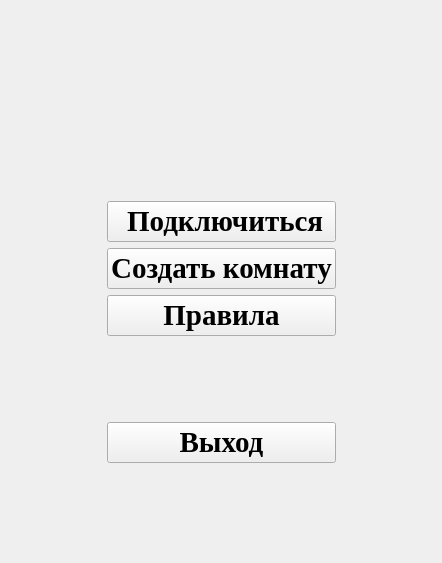
<?xml version="1.0" encoding="UTF-8"?>
<ui version="4.0">
 <class>MainWidget</class>
 <widget class="QWidget" name="MainWidget">
  <property name="geometry">
   <rect>
    <x>0</x>
    <y>0</y>
    <width>442</width>
    <height>563</height>
   </rect>
  </property>
  <property name="windowTitle">
   <string>Form</string>
  </property>
  <layout class="QGridLayout" name="gridLayout_2">
   <item row="0" column="0">
    <widget class="QWidget" name="widget" native="true">
     <property name="sizePolicy">
      <sizepolicy hsizetype="Preferred" vsizetype="Expanding">
       <horstretch>0</horstretch>
       <verstretch>0</verstretch>
      </sizepolicy>
     </property>
     <layout class="QGridLayout" name="gridLayout_3">
      <item row="0" column="0">
       <layout class="QGridLayout" name="gridLayout">
        <item row="3" column="2">
         <spacer name="horizontalSpacer_2">
          <property name="orientation">
           <enum>Qt::Horizontal</enum>
          </property>
          <property name="sizeHint" stdset="0">
           <size>
            <width>40</width>
            <height>20</height>
           </size>
          </property>
         </spacer>
        </item>
        <item row="3" column="1">
         <widget class="QPushButton" name="pushButton">
          <property name="enabled">
           <bool>true</bool>
          </property>
          <property name="font">
           <font>
            <family>Times New Roman</family>
            <pointsize>22</pointsize>
            <weight>75</weight>
            <bold>true</bold>
           </font>
          </property>
          <property name="text">
           <string>  Подключиться </string>
          </property>
         </widget>
        </item>
        <item row="1" column="1">
         <spacer name="verticalSpacer">
          <property name="orientation">
           <enum>Qt::Vertical</enum>
          </property>
          <property name="sizeHint" stdset="0">
           <size>
            <width>20</width>
            <height>40</height>
           </size>
          </property>
         </spacer>
        </item>
        <item row="0" column="1">
         <spacer name="horizontalSpacer_3">
          <property name="orientation">
           <enum>Qt::Horizontal</enum>
          </property>
          <property name="sizeHint" stdset="0">
           <size>
            <width>40</width>
            <height>20</height>
           </size>
          </property>
         </spacer>
        </item>
        <item row="2" column="1">
         <spacer name="verticalSpacer_3">
          <property name="orientation">
           <enum>Qt::Vertical</enum>
          </property>
          <property name="sizeHint" stdset="0">
           <size>
            <width>20</width>
            <height>40</height>
           </size>
          </property>
         </spacer>
        </item>
        <item row="6" column="1">
         <spacer name="verticalSpacer_4">
          <property name="orientation">
           <enum>Qt::Vertical</enum>
          </property>
          <property name="sizeHint" stdset="0">
           <size>
            <width>20</width>
            <height>40</height>
           </size>
          </property>
         </spacer>
        </item>
        <item row="4" column="1">
         <widget class="QPushButton" name="pushButton_2">
          <property name="font">
           <font>
            <family>Times New Roman</family>
            <pointsize>22</pointsize>
            <weight>75</weight>
            <bold>true</bold>
           </font>
          </property>
          <property name="text">
           <string>Создать комнату</string>
          </property>
         </widget>
        </item>
        <item row="3" column="0">
         <spacer name="horizontalSpacer">
          <property name="orientation">
           <enum>Qt::Horizontal</enum>
          </property>
          <property name="sizeHint" stdset="0">
           <size>
            <width>40</width>
            <height>20</height>
           </size>
          </property>
         </spacer>
        </item>
        <item row="7" column="1">
         <widget class="QPushButton" name="pushButton_4">
          <property name="font">
           <font>
            <family>Times New Roman</family>
            <pointsize>22</pointsize>
            <weight>75</weight>
            <bold>true</bold>
           </font>
          </property>
          <property name="text">
           <string>Выход</string>
          </property>
         </widget>
        </item>
        <item row="8" column="1">
         <spacer name="verticalSpacer_2">
          <property name="orientation">
           <enum>Qt::Vertical</enum>
          </property>
          <property name="sizeHint" stdset="0">
           <size>
            <width>20</width>
            <height>40</height>
           </size>
          </property>
         </spacer>
        </item>
        <item row="5" column="1">
         <widget class="QPushButton" name="pushButton_3">
          <property name="font">
           <font>
            <family>Times New Roman</family>
            <pointsize>22</pointsize>
            <weight>75</weight>
            <bold>true</bold>
           </font>
          </property>
          <property name="text">
           <string>Правила</string>
          </property>
         </widget>
        </item>
       </layout>
      </item>
     </layout>
    </widget>
   </item>
  </layout>
 </widget>
 <resources/>
 <connections/>
</ui>
